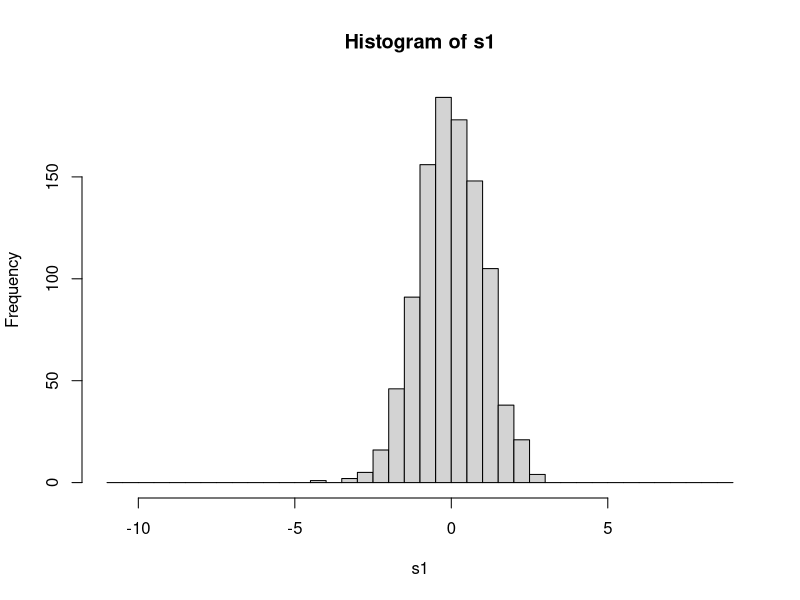
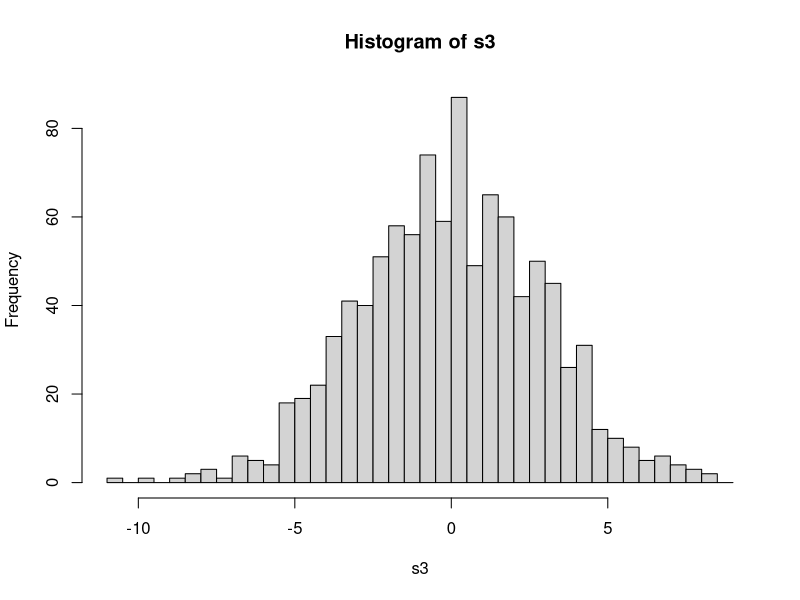
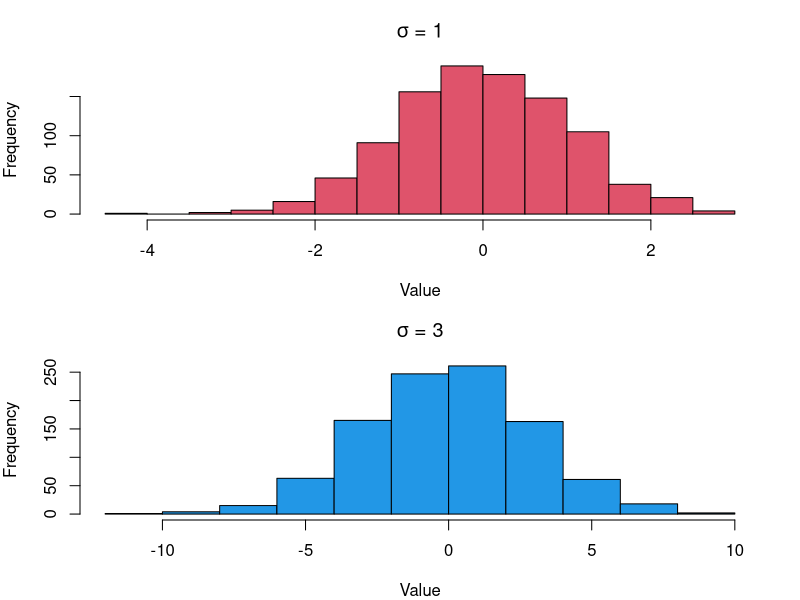
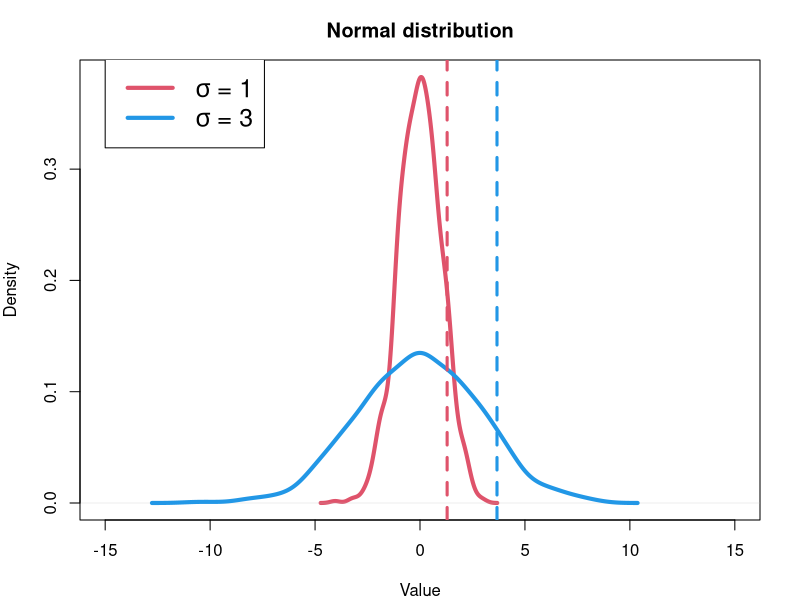
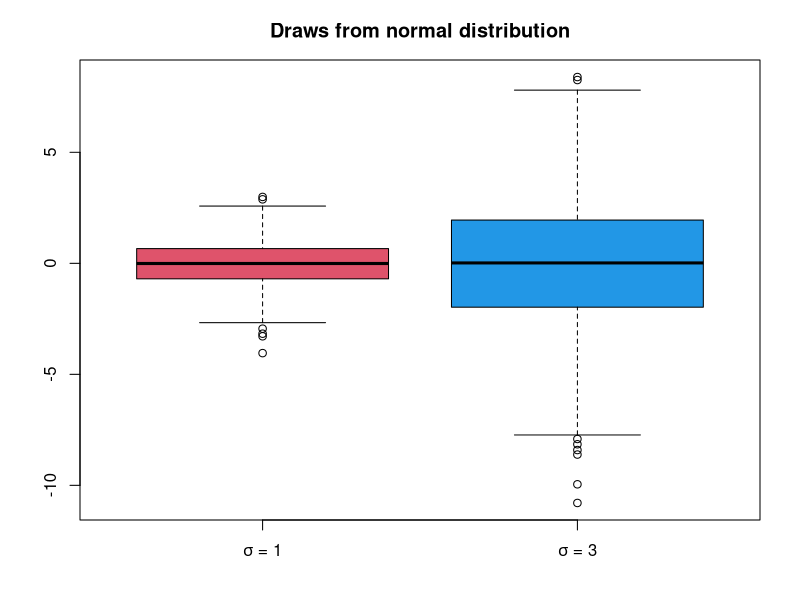
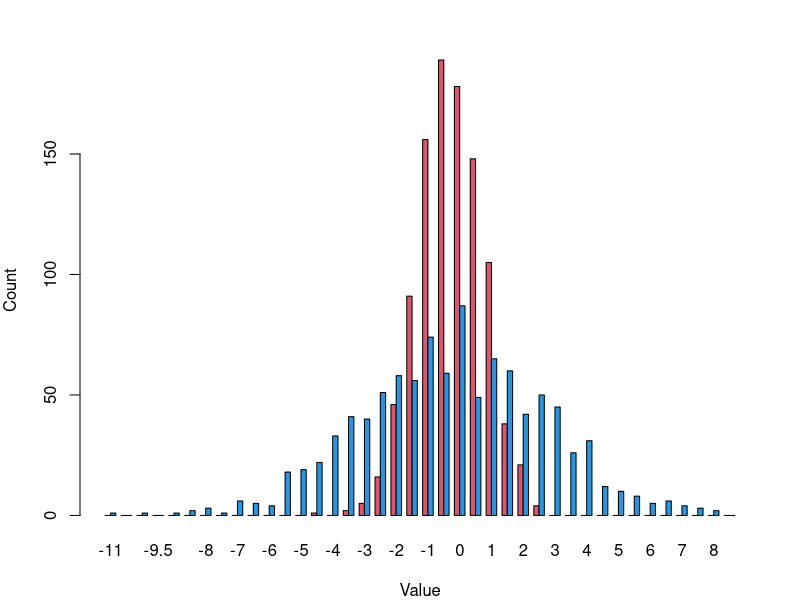

The R script that drew these images, in order:
#!/usr/bin/env Rscript

## Samples 1000 values from a normal distribution with mean 0 and standard deviation 1
s1 <- rnorm(1000, mean = 0, sd = 1)

## Samples 1000 values from a normal distribution with mean 0 and standard deviation 3
s3 <- rnorm(1000, mean = 0, sd = 3)

## Plots the histograms of s1 and s3 in a single panel and saves them to a file
pdf(file = "Normal_hist.pdf",
    width = 4,
    height = 7)

par(mfrow = c(2, 1),
    mar = c(4, 4, 3, 2)) # Sets ploting area and margins

hist(s1,
     col = 2,
     xlab = "Value",
     main = expression(paste(sigma, " = 1")))
hist(s3,
     col = 4,
     xlab = "Value",
     main = expression(paste(sigma, " = 3")))

dev.off()

## Plots a smooth density  graph for both distributions
pdf(file = "Normal_density.pdf",
    width = 6,
    height = 6)

par(mfrow = c(1,1),
    mar = c(4, 4, 3, 2))

plot(density(s1),
     col = 2,
     lwd = 4,
     xlab = "Value",
     xlim = c(-15, 15),
     main = "Normal distribution")

lines(density(s3),
      col = 4,
      lwd = 4)

legend(-15, 0.4,
       c(expression(paste(sigma, " = 1")), expression(paste(sigma, " = 3"))),
       lwd = 4,
       col = c(2, 4),
       cex = 1.5)

## Adds the 0.9 quantile for each distribution
abline(v = quantile(s1, 0.9),
       lty = 2,
       lwd = 3,
       col = 2)
abline(v = quantile(s3, 0.9),
       lty = 2,
       lwd = 3,
       col = 4)

dev.off()

## Creates a box plot for the two distributions
pdf(file = "Normal_boxplot.pdf",
    width = 6,
    height = 6)

par(mfrow = c(1, 1),
    mar = c(4, 4, 3, 2))

boxplot(cbind(s1, s3),
        names = c(expression(paste(sigma, " = 1")), expression(paste(sigma, " = 3"))),
        main = "Draws from normal distribution",
        col = c(2, 4))

dev.off()

## Creats a histogram with both random variables

Maximum <- ceiling(max(max(s1), max(s3)))
Minimum <- floor(min(min(s1), min(s3)))

bins <- seq(Minimum, Maximum, by = 0.5)

Counts_s1 <- hist(s1, breaks = bins)$counts
Counts_s3 <- hist(s3, breaks = bins)$counts

pdf(file = "Normal_barplot.pdf",
    width = 6,
    height = 6)

par(mfrow = c(1, 1),
    mar = c(4, 4, 3, 2))

barplot(rbind(Counts_s1, Counts_s3),
       col = c(2, 4),
       beside = TRUE,
       names.arg = bins[1:length(bins)-1],
       xlab = "Value",
       ylab = "Count")

legend(6, 350,
       c(expression(paste(sigma, " = 1")), expression(paste(sigma, " = 3"))),
       lwd = 4,
       col = c(2, 4))

dev.off()
